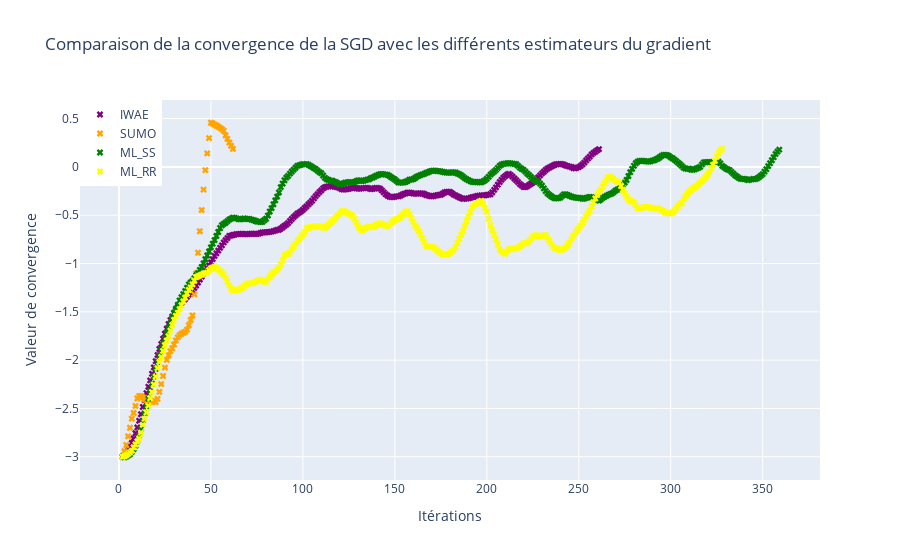

The notebook cell this image was saved under:
### Code cell
plot_convergence(SGD_conv, theta_true)

### Figure 1 — Plotly figure (JSON) as saved in the notebook; plotly's stock layout.template omitted (floating-point values rounded to 4 significant figures; data arrays with more than 128 entries replaced by an {"elided": "..."} marker saying what was removed)
{"data": [{"marker": {"color": "purple", "symbol": "x"}, "mode": "markers", "name": "IWAE", "type": "scatter", "x": {"elided": "359 int values"}, "y": {"elided": "261 float values"}}, {"marker": {"color": "orange", "symbol": "x"}, "mode": "markers", "name": "SUMO", "type": "scatter", "x": {"elided": "359 int values"}, "y": [0, -3, -2.942, -2.878, -2.788, -2.699, -2.605, -2.546, -2.474, -2.397, -2.372, -2.371, -2.385, -2.405, -2.425, -2.441, -2.432, -2.424, -2.424, -2.433, -2.401, -2.329, -2.248, -2.164, -2.077, -1.998, -1.95, -1.907, -1.877, -1.837, -1.796, -1.764, -1.741, -1.727, -1.717, -1.707, -1.685, -1.638, -1.585, -1.537, -1.319, -1.101, -0.8878, -0.6661, -0.4468, -0.2352, -0.03376, 0.1397, 0.2981, 0.457, 0.449, 0.4372, 0.4285, 0.4166, 0.4037, 0.3907, 0.3738, 0.3255, 0.2905, 0.2529, 0.2184, 0.1865]}, {"marker": {"color": "green", "symbol": "x"}, "mode": "markers", "name": "ML_SS", "type": "scatter", "x": {"elided": "359 int values"}, "y": {"elided": "359 float values"}}, {"marker": {"color": "yellow", "symbol": "x"}, "mode": "markers", "name": "ML_RR", "type": "scatter", "x": {"elided": "359 int values"}, "y": {"elided": "328 float values"}}], "layout": {"legend": {"font": {"size": 12}, "traceorder": "normal", "x": 0, "y": 1}, "shapes": [{"line": {"color": "black", "dash": "dash"}, "type": "line", "x0": {"elided": "359 int values"}, "x1": {"elided": "359 int values"}, "y0": 0.1874, "y1": 0.1874}], "showlegend": true, "title": {"text": "Comparaison de la convergence de la SGD avec les différents estimateurs du gradient"}, "xaxis": {"title": {"text": "Itérations"}}, "yaxis": {"title": {"text": "Valeur de convergence"}}}}
